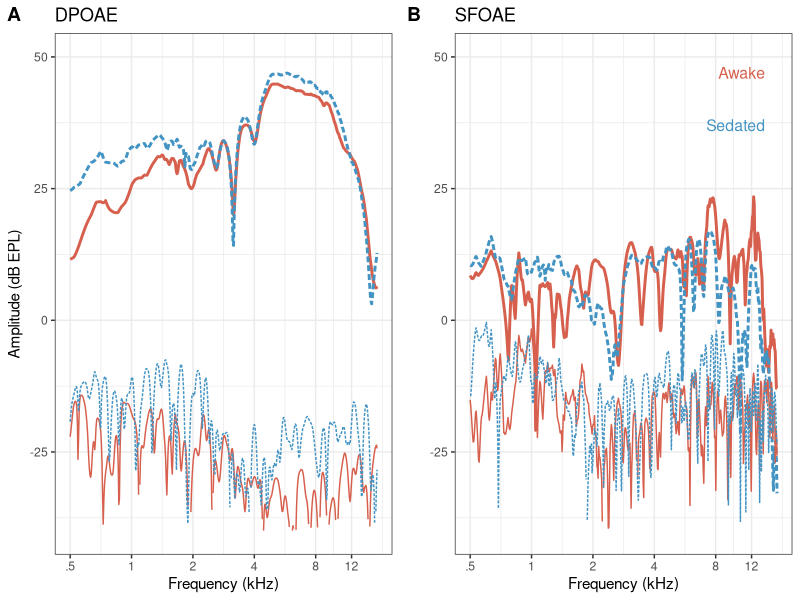
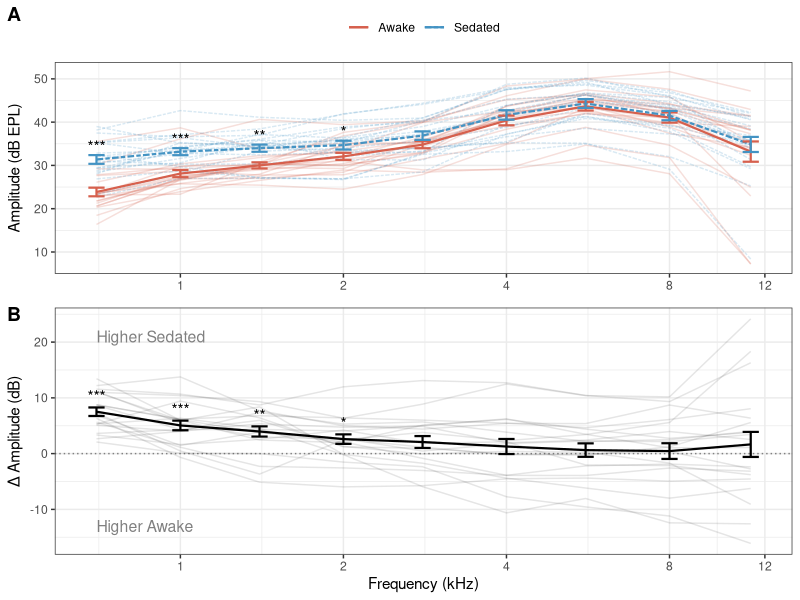
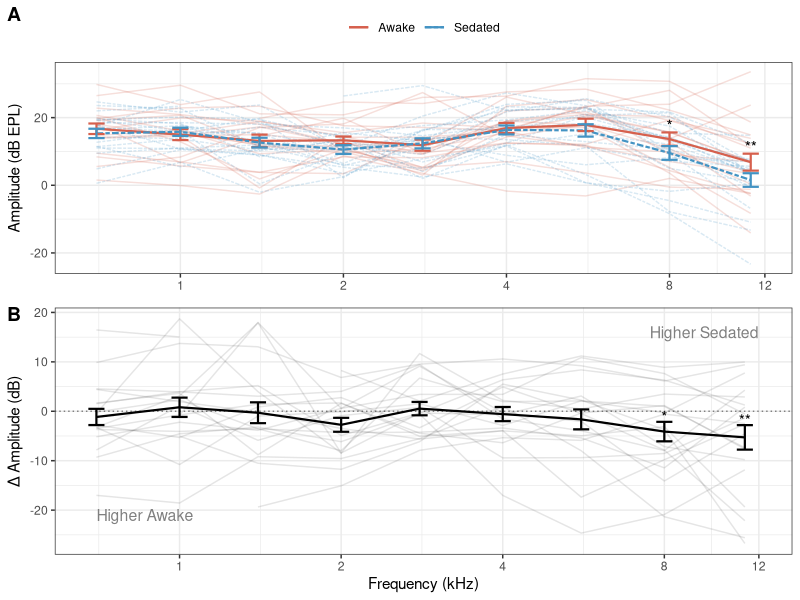
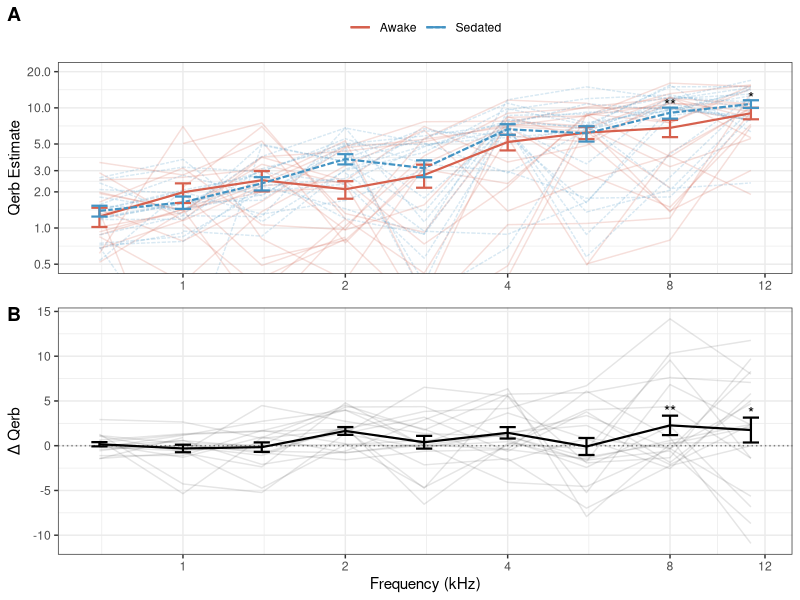
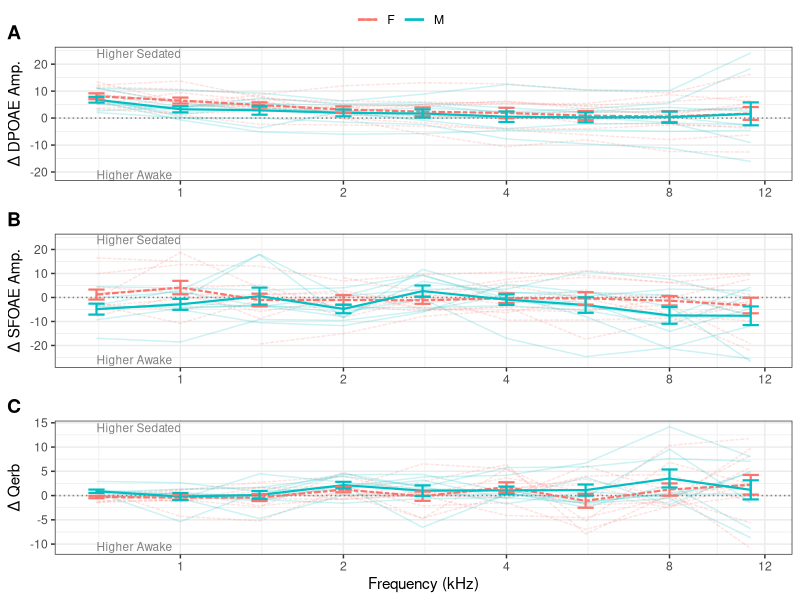
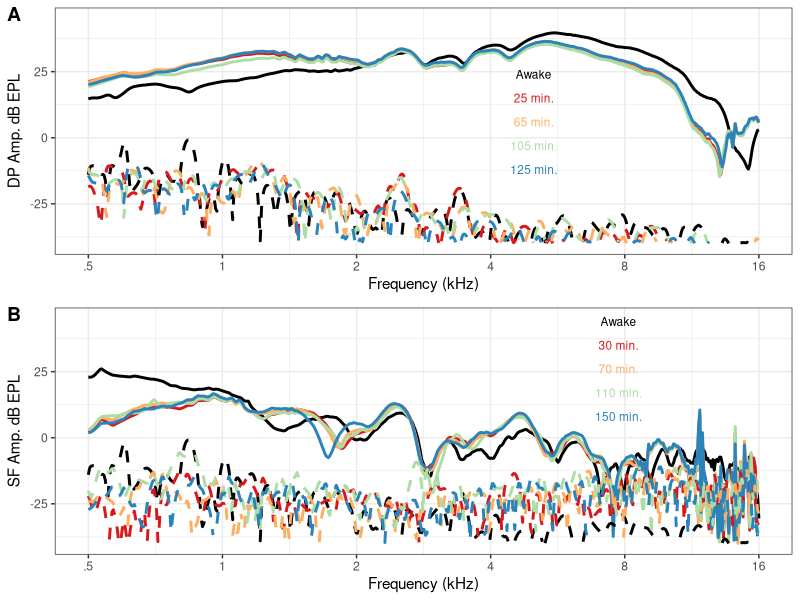
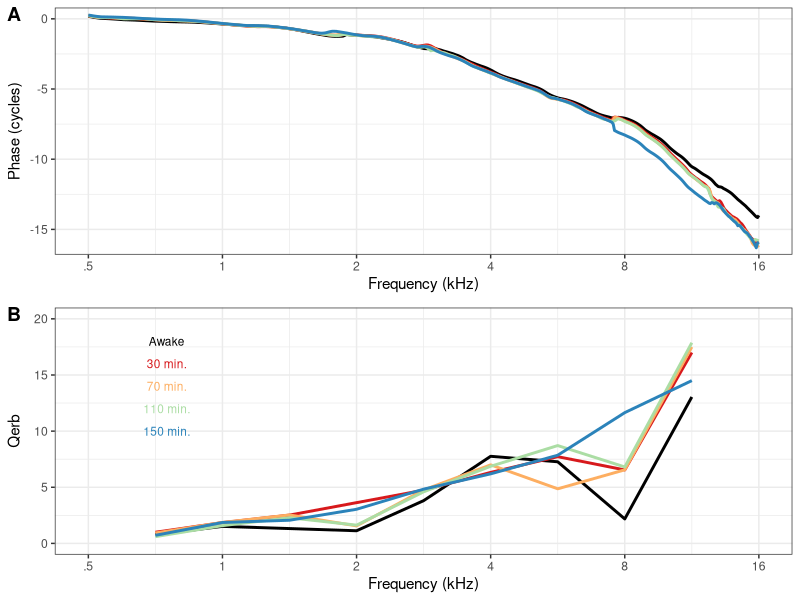
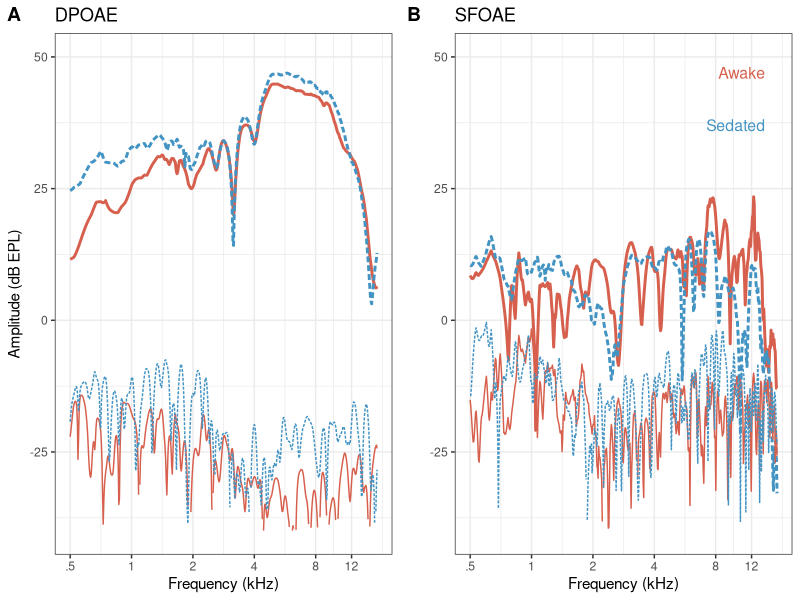

These charts were generated, in order, by the following R code:
# Code for Statistical analysis and Plots from 
# Hauser et al., 2026

# Load Packages -----------------------------------------------------------
library(tidyverse)
library(ggplot2)
library(lme4)
library(car)
library(emmeans)
library(ggpubr)

# Load Data ---------------------------------------------------------------
sfoae <- read_csv("sfoae_data.csv")
dpoae <- read_csv("dpoae_data.csv")
oae <- inner_join(sfoae, dpoae, by = c("Subject", "Sedated", "freq", "Sex"))

oneChin <- read_csv("./singleChin.csv")

info <- read_csv("./chin_info.csv")
info <- info %>% rename(Subject = subject) %>% select(Subject, est_age_months)

oae <- left_join(oae, info, by = "Subject")

# Set up data structure ---------------------------------------------------

oae$freqFactor <- as.ordered(as.factor(oae$freq))
oae$Sedated <- as.factor(oae$Sedated)
oae <- rename(oae, amp_sf = amp.x, amp_dp = amp.y)
oae$Sex <- as.factor(oae$Sex)
oae$Subject <- as.factor(oae$Subject)

# Stats -------------------------------------------------------------------

# Create linear models for each outcome variable
mod_dp <- lmer(amp_dp ~ freqFactor * Sedated + (1|Subject), data = oae)
mod_sf <- lmer(amp_sf ~ freqFactor * Sedated + (1|Subject), data = oae)
mod_qerb <- lmer(qerb ~ freqFactor * Sedated + (1|Subject), data = oae)

mod_dp2   <- lmer(amp_dp ~ freqFactor * Sedated + (1 + Sedated | Subject), data = oae)
mod_sf2   <- lmer(amp_sf ~ freqFactor * Sedated + (1 + Sedated | Subject), data = oae)
mod_qerb2   <- lmer(qerb ~ freqFactor * Sedated + (1 + Sedated | Subject), data = oae)

# ANVOAs for each 
Anova(mod_dp, test.statistic = 'F')
Anova(mod_sf, test.statistic = 'F')
Anova(mod_qerb, test.statistic = 'F')

# Frequency by Frequency comparisons
em_dp <- emmeans(mod_dp, ~  Sedated | freqFactor)
em_sf <- emmeans(mod_sf, ~  Sedated | freqFactor)
em_qerb <- emmeans(mod_qerb, ~  Sedated | freqFactor)

# Save stats into dataframe
stats_dp <- as.data.frame(pairs(em_dp, adjust = "none"))
stats_sf <- as.data.frame(pairs(em_sf, adjust = "none"))
stats_qerb <- as.data.frame(pairs(em_qerb, adjust = "none"))


# Conservative Models
mod_dp2   <- lmer(amp_dp ~ freqFactor * Sedated + (1 + Sedated | Subject), data = oae)

Anova(mod_dp2, test.statistic = 'F')
em_dp2 <- emmeans(mod_dp2, ~  Sedated | freqFactor)
stats_dp2 <- as.data.frame(pairs(em_dp2, adjust = "none"))

# Build significance labels -----------------------------------------------
make_pval_labels <- function(stats_df) {
  p <- stats_df$p.value
  stats_df %>%
    mutate(
      significance = case_when(
        p < 0.001 ~ "***",
        p < 0.01  ~ "**",
        p < 0.05  ~ "*",
        TRUE      ~ ""
      ),
      freq = as.numeric(as.character(freqFactor))
    )
}

pval_dp   <- make_pval_labels(stats_dp)
pval_sf   <- make_pval_labels(stats_sf)
pval_qerb <- make_pval_labels(stats_qerb)


# Plot Settings -----------------------------------------------------------

# plot settings
lw <- 1
col_sed <- '#4393c3'
col_awk <- '#d6604d'

# Figure 1: Single Chin ---------------------------------------------------

## Fig. 1A — DPOAE
oneChinDP <-
  ggplot(data = oneChin) +
  geom_line(aes(x = freq, y = A_dpOAE), linewidth = lw, color = col_awk) +
  geom_line(aes(x = freq, y = S_dpOAE), linewidth = lw, color = col_sed, linetype = '2121') +
  geom_line(aes(x = freq, y = A_dpNF),  linewidth = lw/2, color = col_awk, linetype = 'solid') +
  geom_line(aes(x = freq, y = S_dpNF),  linewidth = lw/2, color = col_sed, linetype = '2121') +
  xlab("Frequency (kHz)") +
  ylab("Amplitude (dB EPL)") +
  ylim(-40, 50) +
  ggtitle("DPOAE") +
  scale_x_continuous(trans = 'log10',
                     breaks = c(.5, 1, 2, 4, 8, 12),
                     labels = c(".5", "1", "2", "4", "8", "12")) +
  theme_bw() +
  theme(text = element_text(size = 11, family = "sans"),
        legend.position = "top", legend.title = element_blank())

## Fig. 1B — SFOAE
oneChinSF <-
  ggplot(data = oneChin) +
  geom_line(aes(x = freq, y = A_sfOAE), linewidth = lw, color = col_awk) +
  geom_line(aes(x = freq, y = S_sfOAE), linewidth = lw, color = col_sed, linetype = '2121') +
  geom_line(aes(x = freq, y = A_sfNF),  linewidth = lw/2, color = col_awk, linetype = 'solid') +
  geom_line(aes(x = freq, y = S_sfNF),  linewidth = lw/2, color = col_sed, linetype = '2121') +
  xlab("Frequency (kHz)") +
  ylab("Amplitude (dB EPL)") +
  ylim(-40, 50) +
  ggtitle("SFOAE") +
  scale_x_continuous(trans = 'log10',
                     breaks = c(.5, 1, 2, 4, 8, 12),
                     labels = c(".5", "1", "2", "4", "8", "12")) +
  annotate("text", x = 14, y = 47, label = "Awake",   size = 4, hjust = "right",
           color = col_awk, family = "sans") +
  annotate("text", x = 14, y = 37, label = "Sedated", size = 4, hjust = "right",
           color = col_sed, family = "sans") +
  theme_bw() +
  theme(text = element_text(size = 11, family = "sans"),
        legend.position = "top")

ggarrange(oneChinDP, oneChinSF + rremove("ylab"),
          labels = c("A", "B"),
          ncol = 2, nrow = 1,
          align = 'v',
          common.legend = TRUE)

## Print Figure
ggsave("./figs/fig1.tiff",
       plot = last_plot(),
       width = 170,
       height = 60,
       units = "mm",
       dpi = 600)

# Figure 2: DPOAE Awake vs Sedated -------------------------------------------------

## Summarize by condition and frequency
dp_sum <- oae %>%
  group_by(Sedated, freq) %>%
  summarise(avg = mean(amp_dp, na.rm = TRUE),
            std = sd(amp_dp,   na.rm = TRUE),
            n   = n(),
            sem = std / sqrt(n))

## Join significance labels
dp_sum <- left_join(dp_sum, pval_dp %>% select(freq, significance), by = "freq")

## Fig. 2A — raw amplitudes awake and sedated
Fig2a_DP <-
  ggplot(data = oae) +
  geom_line(linewidth = .5, alpha = .2,
            aes(x = freq, y = amp_dp, color = Sedated,
                group = interaction(Subject, Sedated), linetype = Sedated)) +
  geom_line(linewidth = .75, data = dp_sum,
            aes(x = freq, y = avg, color = Sedated, linetype = Sedated)) +
  geom_errorbar(data = dp_sum,
                aes(x = freq, ymax = avg + sem, ymin = avg - sem, color = Sedated),
                width = .03, linewidth = .75) +
  geom_text(data = dp_sum %>% filter(Sedated == "Sedated"),
            aes(x = freq, y = avg + sem + 2, label = significance),
            size = 4) +
  xlab("Frequency (kHz)") +
  ylab("Amplitude (dB EPL)") +
  scale_x_continuous(trans = 'log10',
                     breaks = c(.5, 1, 2, 4, 8, 12),
                     labels = c(".5", "1", "2", "4", "8", "12")) +
  scale_color_manual(name = "Status",
                     values = c("Awake" = col_awk, "Sedated" = col_sed),
                     labels = c("Awake", "Sedated")) +
  scale_linetype_manual(name = "Status",
                        values = c("Awake" = "solid", "Sedated" = "3121"),
                        labels = c("Awake", "Sedated")) +
  theme_bw() +
  theme(text = element_text(size = 11, family = "sans"),
        legend.position = "top", legend.title = element_blank())

## Compute sedation difference per subject
dp_diff <- oae %>%
  group_by(Subject, freq) %>%
  summarize(Difference = amp_dp[Sedated == "Sedated"] - amp_dp[Sedated == "Awake"])

dp_diff_sum <- dp_diff %>%
  group_by(freq) %>%
  summarise(avg = mean(Difference, na.rm = TRUE),
            std = sd(Difference,   na.rm = TRUE),
            n   = n(),
            sem = std / sqrt(n))

dp_diff_sum <- left_join(dp_diff_sum, pval_dp %>% select(freq, significance), by = "freq")

## Fig. 2B — sedation difference w/in subject
Fig2b_DP <-
  ggplot(data = dp_diff) +
  geom_hline(yintercept = 0, linetype = '1212', color = "#808080") +
  geom_line(linewidth = .5, alpha = .1,
            aes(x = freq, y = Difference, group = Subject)) +
  geom_line(linewidth = .75, data = dp_diff_sum, aes(x = freq, y = avg)) +
  geom_errorbar(data = dp_diff_sum,
                aes(x = freq, ymax = avg + sem, ymin = avg - sem),
                width = .03, linewidth = .75) +
  geom_text(data = dp_diff_sum,
            aes(x = freq, y = avg + sem + 2, label = significance),
            size = 4) +
  xlab("Frequency (kHz)") +
  ylab("\u0394 Amplitude (dB)") +
  scale_x_continuous(trans = 'log10',
                     breaks = c(.5, 1, 2, 4, 8, 12),
                     labels = c(".5", "1", "2", "4", "8", "12")) +
  annotate("text", x = .7, y =  21, label = "Higher Sedated", size = 4, hjust = "left",
           color = "#808080", family = "sans") +
  annotate("text", x = .7, y = -13, label = "Higher Awake",   size = 4, hjust = "left",
           color = "#808080", family = "sans") +
  theme_bw() +
  theme(text = element_text(size = 11, family = "sans"),
        legend.position = "top", legend.title = element_blank())

ggarrange(Fig2a_DP + rremove("xlab"), Fig2b_DP,
          labels = c("A", "B"),
          ncol = 1, nrow = 2,
          align = 'v',
          font.label = list(family = "sans"))

## Save Figure
ggsave("./figs/fig2.tiff",
       plot = last_plot(),
       width = 84,
       height = 100,
       units = "mm",
       dpi = 600)

# Figure 3: SFOAE Awake vs Sedated --------------------------------------------------------
sf_sum <- oae %>%
  group_by(Sedated, freq) %>%
  summarise(avg = mean(amp_sf, na.rm = TRUE),
            std = sd(amp_sf,   na.rm = TRUE),
            n   = n(),
            sem = std / sqrt(n))

sf_sum <- left_join(sf_sum, pval_sf %>% select(freq, significance), by = "freq")

## Fig. 3A — raw amplitudes awake and sedated
Fig2a_SF <-
  ggplot(data = oae) +
  geom_line(linewidth = .5, alpha = .2,
            aes(x = freq, y = amp_sf, color = Sedated,
                group = interaction(Subject, Sedated), linetype = Sedated)) +
  geom_line(linewidth = .75, data = sf_sum,
            aes(x = freq, y = avg, color = Sedated, linetype = Sedated)) +
  geom_errorbar(data = sf_sum,
                aes(x = freq, ymax = avg + sem, ymin = avg - sem, color = Sedated),
                width = .03, linewidth = .75) +
  geom_text(data = sf_sum %>% filter(Sedated == "Awake"),
            aes(x = freq, y = avg + sem + 2, label = significance),
            size = 4) +
  xlab("Frequency (kHz)") +
  ylab("Amplitude (dB EPL)") +
  scale_x_continuous(trans = 'log10',
                     breaks = c(.5, 1, 2, 4, 8, 12),
                     labels = c(".5", "1", "2", "4", "8", "12")) +
  scale_color_manual(name = "Status",
                     values = c("Awake" = col_awk, "Sedated" = col_sed),
                     labels = c("Awake", "Sedated")) +
  scale_linetype_manual(name = "Status",
                        values = c("Awake" = "solid", "Sedated" = "3121"),
                        labels = c("Awake", "Sedated")) +
  theme_bw() +
  theme(text = element_text(size = 11, family = "sans"),
        legend.position = "top", legend.title = element_blank())

## Compute sedation difference per subject
sf_diff <- oae %>%
  group_by(Subject, freq) %>%
  summarize(Difference = amp_sf[Sedated == "Sedated"] - amp_sf[Sedated == "Awake"])

sf_diff_sum <- sf_diff %>%
  group_by(freq) %>%
  summarise(avg = mean(Difference, na.rm = TRUE),
            std = sd(Difference,   na.rm = TRUE),
            n   = n(),
            sem = std / sqrt(n))

sf_diff_sum <- left_join(sf_diff_sum, pval_sf %>% select(freq, significance), by = "freq")

## Fig. 3B — sedation difference w/in subject
Fig2b_SF <-
  ggplot(data = sf_diff) +
  geom_hline(yintercept = 0, linetype = '1212', color = "#808080") +
  geom_line(linewidth = .5, alpha = .1,
            aes(x = freq, y = Difference, group = Subject)) +
  geom_line(linewidth = .75, data = sf_diff_sum, aes(x = freq, y = avg)) +
  geom_errorbar(data = sf_diff_sum,
                aes(x = freq, ymax = avg + sem, ymin = avg - sem),
                width = .03, linewidth = .75) +
  geom_text(data = sf_diff_sum,
            aes(x = freq, y = avg + sem + 1, label = significance),
            size = 4) +
  xlab("Frequency (kHz)") +
  ylab("\u0394 Amplitude (dB)") +
  scale_x_continuous(trans = 'log10',
                     breaks = c(.5, 1, 2, 4, 8, 12),
                     labels = c(".5", "1", "2", "4", "8", "12")) +
  annotate("text", x = 12, y =  16, label = "Higher Sedated", size = 4, hjust = "right",
           color = "#808080", family = "sans") +
  annotate("text", x = .7, y = -21, label = "Higher Awake",   size = 4, hjust = "left",
           color = "#808080", family = "sans") +
  theme_bw() +
  theme(text = element_text(size = 11, family = "sans"),
        legend.position = "top", legend.title = element_blank())

ggarrange(Fig2a_SF + rremove("xlab"), Fig2b_SF,
          labels = c("A", "B"),
          ncol = 1, nrow = 2,
          align = 'v',
          font.label = list(family = "sans"))

ggsave("./figs/fig3.tiff",
       plot = last_plot(),
       width = 84,
       height = 100,
       units = "mm",
       dpi = 600)

# Figure 4: Qerb --------------------------------------------------------------
qerb_sum <- oae %>%
  group_by(Sedated, freq) %>%
  summarise(avg = mean(qerb, na.rm = TRUE),
            std = sd(qerb,   na.rm = TRUE),
            n   = n(),
            sem = std / sqrt(n))

qerb_sum <- left_join(qerb_sum, pval_qerb %>% select(freq, significance), by = "freq")

## Fig. 4A — raw Qerb awake and sedated
Fig3a_Qerb <-
  ggplot(data = oae) +
  geom_line(linewidth = .5, alpha = .2,
            aes(x = freq, y = qerb, color = Sedated,
                group = interaction(Subject, Sedated), linetype = Sedated)) +
  geom_line(linewidth = .75, data = qerb_sum,
            aes(x = freq, y = avg, color = Sedated, linetype = Sedated)) +
  geom_errorbar(data = qerb_sum,
                aes(x = freq, ymax = avg + sem, ymin = avg - sem, color = Sedated),
                width = .03, linewidth = .75) +
  geom_text(data = qerb_sum %>% filter(Sedated == "Sedated"),
            aes(x = freq, y = avg + sem + .5, label = significance),
            size = 4) +
  xlab("Frequency (kHz)") +
  ylab("Qerb Estimate") +
  scale_x_continuous(trans = 'log10',
                     breaks = c(.5, 1, 2, 4, 8, 12),
                     labels = c(".5", "1", "2", "4", "8", "12")) +
  scale_y_continuous(trans = 'log10',
                     breaks = c(.5, 1, 2, 3, 5, 10, 20)) +
  coord_cartesian(ylim = c(.5, 20)) +
  scale_color_manual(name = "Status",
                     values = c("Awake" = col_awk, "Sedated" = col_sed),
                     labels = c("Awake", "Sedated")) +
  scale_linetype_manual(name = "Status",
                        values = c("Awake" = "solid", "Sedated" = "3121"),
                        labels = c("Awake", "Sedated")) +
  theme_bw() +
  theme(text = element_text(size = 11, family = "sans"),
        legend.position = "top", legend.title = element_blank())

## Compute sedation difference per subject
qerb_diff <- oae %>%
  group_by(Subject, freq) %>%
  summarize(Difference = qerb[Sedated == "Sedated"] - qerb[Sedated == "Awake"])

qerb_diff_sum <- qerb_diff %>%
  group_by(freq) %>%
  summarise(avg = mean(Difference, na.rm = TRUE),
            std = sd(Difference,   na.rm = TRUE),
            n   = n(),
            sem = std / sqrt(n))

qerb_diff_sum <- left_join(qerb_diff_sum, pval_qerb %>% select(freq, significance), by = "freq")

## Fig. 4B — sedation difference
Fig3b_Qerb <-
  ggplot(data = qerb_diff) +
  geom_hline(yintercept = 0, linetype = '1212', color = "#808080") +
  geom_line(linewidth = .5, alpha = .1,
            aes(x = freq, y = Difference, group = Subject)) +
  geom_line(linewidth = .75, data = qerb_diff_sum, aes(x = freq, y = avg)) +
  geom_errorbar(data = qerb_diff_sum,
                aes(x = freq, ymax = avg + sem, ymin = avg - sem),
                width = .03, linewidth = .75) +
  geom_text(data = qerb_diff_sum,
            aes(x = freq, y = avg + sem + .5, label = significance),
            size = 4) +
  xlab("Frequency (kHz)") +
  ylab("\u0394 Qerb") +
  scale_x_continuous(trans = 'log10',
                     breaks = c(.5, 1, 2, 4, 8, 12),
                     labels = c(".5", "1", "2", "4", "8", "12")) +
  theme_bw() +
  theme(text = element_text(size = 11, family = "sans"),
        legend.position = "top", legend.title = element_blank())

ggarrange(Fig3a_Qerb + rremove("xlab"), Fig3b_Qerb,
          labels = c("A", "B"),
          ncol = 1, nrow = 2,
          align = 'v',
          font.label = list(family = "sans"))

ggsave("./figs/fig4.tiff",
       plot = last_plot(),
       width = 84,
       height = 100,
       units = "mm",
       dpi = 600)

# Figure 5: Effect of Sex -----------------------------------------------------------
mod_dpS <- lmer(amp_dp ~ freqFactor * Sedated +  Sedated:Sex + Sex +  (1|Subject), data = oae)
mod_sfS<- lmer(amp_sf ~ freqFactor * Sedated  +  Sedated:Sex +Sex + (1|Subject), data = oae)
mod_qerbS <- lmer(qerb ~ freqFactor * Sedated  +  Sedated:Sex + Sex + (1|Subject), data = oae)

Anova(mod_dpS, test.statistic = 'F')
Anova(mod_sfS, test.statistic = 'F')
Anova(mod_qerbS, test.statistic = 'F')
## DPOAE sex difference
dp_sex_diff <- oae %>%
  group_by(Subject, freq, Sex) %>%
  summarize(Difference = amp_dp[Sedated == "Sedated"] - amp_dp[Sedated == "Awake"])
dp_sex_diff$freq <- as.numeric(as.character(dp_sex_diff$freq))

dp_sex_diff_sum <- dp_sex_diff %>%
  group_by(freq, Sex) %>%
  summarise(avg = mean(Difference, na.rm = TRUE),
            std = sd(Difference,   na.rm = TRUE),
            n   = n(),
            sem = std / sqrt(n))

Fig5a <-
  ggplot(data = dp_sex_diff) +
  geom_hline(yintercept = 0, linetype = '1212', color = "#808080") +
  geom_line(linewidth = .5, alpha = .2,
            aes(x = freq, y = Difference, group = Subject, color = Sex, linetype = Sex)) +
  geom_line(linewidth = .75, data = dp_sex_diff_sum,
            aes(x = freq, y = avg, color = Sex, linetype = Sex)) +
  geom_errorbar(data = dp_sex_diff_sum,
                aes(x = freq, ymax = avg + sem, ymin = avg - sem, color = Sex),
                width = .03, linewidth = .75) +
  scale_linetype_manual(values = c("M" = "solid", "F" = '3121')) +
  scale_x_continuous(trans = 'log10',
                     breaks = c(.5, 1, 2, 4, 8, 12),
                     labels = c(".5", "1", "2", "4", "8", "12")) +
  xlab("") +
  ylab("\u0394 DPOAE Amp.") +
  annotate("text", x = .7, y =  24, label = "Higher Sedated", size = 3, hjust = "left",
           color = "#808080", family = "sans") +
  annotate("text", x = .7, y = -21, label = "Higher Awake",   size = 3, hjust = "left",
           color = "#808080", family = "sans") +
  theme_bw() +
  theme(text = element_text(size = 11, family = "sans"),
        legend.position = "top", legend.title = element_blank())

## SFOAE sex difference
sf_sex_diff <- oae %>%
  group_by(Subject, freq, Sex) %>%
  summarize(Difference = amp_sf[Sedated == "Sedated"] - amp_sf[Sedated == "Awake"])
sf_sex_diff$freq <- as.numeric(as.character(sf_sex_diff$freq))

sf_sex_diff_sum <- sf_sex_diff %>%
  group_by(freq, Sex) %>%
  summarise(avg = mean(Difference, na.rm = TRUE),
            std = sd(Difference,   na.rm = TRUE),
            n   = n(),
            sem = std / sqrt(n))

Fig5b <-
  ggplot(data = sf_sex_diff) +
  geom_hline(yintercept = 0, linetype = '1212', color = "#808080") +
  geom_line(linewidth = .5, alpha = .2,
            aes(x = freq, y = Difference, group = Subject, color = Sex, linetype = Sex)) +
  geom_line(linewidth = .75, data = sf_sex_diff_sum,
            aes(x = freq, y = avg, color = Sex, linetype = Sex)) +
  geom_errorbar(data = sf_sex_diff_sum,
                aes(x = freq, ymax = avg + sem, ymin = avg - sem, color = Sex),
                width = .03, linewidth = .75) +
  scale_linetype_manual(values = c("M" = "solid", "F" = '3121')) +
  scale_x_continuous(trans = 'log10',
                     breaks = c(.5, 1, 2, 4, 8, 12),
                     labels = c(".5", "1", "2", "4", "8", "12")) +
  xlab("") +
  ylab("\u0394 SFOAE Amp.") +
  annotate("text", x = .7, y =  24, label = "Higher Sedated", size = 3, hjust = "left",
           color = "#808080", family = "sans") +
  annotate("text", x = .7, y = -26, label = "Higher Awake",   size = 3, hjust = "left",
           color = "#808080", family = "sans") +
  theme_bw() +
  theme(text = element_text(size = 11, family = "sans"),
        legend.position = "top", legend.title = element_blank())

## Qerb sex difference
qerb_sex_diff <- oae %>%
  group_by(Subject, freq, Sex) %>%
  summarize(Difference = qerb[Sedated == "Sedated"] - qerb[Sedated == "Awake"])
qerb_sex_diff$freq <- as.numeric(as.character(qerb_sex_diff$freq))

qerb_sex_diff_sum <- qerb_sex_diff %>%
  group_by(freq, Sex) %>%
  summarise(avg = mean(Difference, na.rm = TRUE),
            std = sd(Difference,   na.rm = TRUE),
            n   = n(),
            sem = std / sqrt(n))

Fig5c <-
  ggplot(data = qerb_sex_diff) +
  geom_hline(yintercept = 0, linetype = '1212', color = "#808080") +
  geom_line(linewidth = .5, alpha = .2,
            aes(x = freq, y = Difference, group = Subject, color = Sex, linetype = Sex)) +
  geom_line(linewidth = .75, data = qerb_sex_diff_sum,
            aes(x = freq, y = avg, color = Sex, linetype = Sex)) +
  geom_errorbar(data = qerb_sex_diff_sum,
                aes(x = freq, ymax = avg + sem, ymin = avg - sem, color = Sex),
                width = .03, linewidth = .75) +
  scale_linetype_manual(values = c("M" = "solid", "F" = '3121')) +
  scale_x_continuous(trans = 'log10',
                     breaks = c(.5, 1, 2, 4, 8, 12),
                     labels = c(".5", "1", "2", "4", "8", "12")) +
  xlab("Frequency (kHz)") +
  ylab("\u0394 Qerb") +
  annotate("text", x = .7, y =  14,   label = "Higher Sedated", size = 3, hjust = "left",
           color = "#808080", family = "sans") +
  annotate("text", x = .7, y = -10.5, label = "Higher Awake",   size = 3, hjust = "left",
           color = "#808080", family = "sans") +
  theme_bw() +
  theme(text = element_text(size = 11, family = "sans"),
        legend.position = "top", legend.title = element_blank())

ggarrange(Fig5a, Fig5b, Fig5c,
          labels = c("A", "B", "C"),
          vjust = 0,
          ncol = 1, nrow = 3,
          common.legend = TRUE,
          legend = "top",
          font.label = list(family = "sans"))


ggsave("./figs/fig5.tiff",
       plot = last_plot(),
       width = 84,
       height = 150,
       units = "mm",
       dpi = 600)



# Figure 6: Time Under Sedation -------------------------------------------
Q443 <- read_csv("./Q443_TimePoints.csv")
Q443_Q <- read_csv("./Q443_Qerb_TimePoints.csv")

lw <- 1
col_sed_time <- c('#d7191c', '#fdae61', '#abdda4', '#2b83ba')
lt <- 'dashed'
sz <- 3

DP443 <-ggplot(data = Q443) + 
  geom_line(aes(x = freq, y = Awake_DP), linewidth = lw) + 
  geom_line(aes(x = freq, y = Sed_DP_11.36), linewidth = lw, color = col_sed_time[1]) + 
  geom_line(aes(x = freq, y = Sed_DP_12.15), linewidth = lw, color = col_sed_time[2]) +
  geom_line(aes(x = freq, y = Sed_DP_12.53), linewidth = lw, color = col_sed_time[3]) +
  geom_line(aes(x = freq, y = Sed_DP_13.13), linewidth = lw, color = col_sed_time[4]) +
  geom_line(aes(x = freq, y = Awake_NFd), linewidth = lw, linetype = lt) + 
  geom_line(aes(x = freq, y = Sed_NF_11.36), linewidth = lw, color = col_sed_time[1], linetype = lt) +
  geom_line(aes(x = freq, y = Sed_NF_12.15), linewidth = lw, color = col_sed_time[2], linetype = lt) +
  geom_line(aes(x = freq, y = Sed_NF_12.53), linewidth = lw, color = col_sed_time[3], linetype = lt) +
  geom_line(aes(x = freq, y = Sed_NF_13.13), linewidth = lw, color = col_sed_time[4], linetype = lt) +
  
  annotate("text", x = 5, y = 24, label = "Awake", color = "black", hjust = "center", family = "sans", size = sz) + 
  annotate("text", x = 5, y = 15, label = "25 min.", color = col_sed_time[1], hjust = "center", family = "sans", size = sz) + 
  annotate("text", x = 5, y = 6, label = "65 min.", color = col_sed_time[2], hjust = "center", family = "sans", size = sz) + 
  annotate("text", x = 5, y = -3, label = "105 min.", color = col_sed_time[3], hjust = "center", family = "sans", size = sz) + 
  annotate("text", x = 5, y = -12, label = "125 min.", color = col_sed_time[4], hjust = "center", family = "sans", size = sz) + 
  
  xlab("Frequency (kHz)") + 
  ylab("DP Amp. dB EPL") +
  ylim(-40, 45) +
  scale_x_continuous(trans = 'log10', 
                     breaks = c( .5, 1, 2, 4, 8, 16),  
                     labels = c(".5", "1", "2", "4", "8", "16")) +  
  theme_bw() + 
  theme(text = element_text(size = 11, family = "sans"), 
        legend.position = "top", legend.title = element_blank()) 


SF443 <- ggplot(data = Q443) + 
  geom_line(aes(x = freq, y = Awake_SF), linewidth = lw) + 
  geom_line(aes(x = freq, y = Sed_SF_11.43), linewidth = lw, color = col_sed_time[1]) + 
  geom_line(aes(x = freq, y = Sed_SF_12.23), linewidth = lw, color = col_sed_time[2]) +
  geom_line(aes(x = freq, y = Sed_SF_13.02), linewidth = lw, color = col_sed_time[3]) +
  geom_line(aes(x = freq, y = Sed_SF_13.39), linewidth = lw, color = col_sed_time[4]) +
  geom_line(aes(x = freq, y = Awake_NFd), linewidth = lw, linetype = lt) + 
  geom_line(aes(x = freq, y = Sed_NF_11.43), linewidth = lw, color = col_sed_time[1], linetype = lt) +
  geom_line(aes(x = freq, y = Sed_NF_12.23), linewidth = lw, color = col_sed_time[2], linetype = lt) +
  geom_line(aes(x = freq, y = Sed_NF_13.02), linewidth = lw, color = col_sed_time[3], linetype = lt) +
  geom_line(aes(x = freq, y = Sed_NF_13.39), linewidth = lw, color = col_sed_time[4], linetype = lt) +
  
  annotate("text", x = 7.75, y = 44, label = "Awake", color = "black", hjust = "center", family = "sans", size = sz) + 
  annotate("text", x = 7.75, y = 35, label = "30 min.", color = col_sed_time[1], hjust = "center", family = "sans", size = sz) + 
  annotate("text", x = 7.75, y = 26, label = "70 min.", color = col_sed_time[2], hjust = "center", family = "sans", size = sz) + 
  annotate("text", x = 7.75, y = 17, label = "110 min.", color = col_sed_time[3], hjust = "center", family = "sans", size = sz) + 
  annotate("text", x = 7.75, y = 8, label = "150 min.", color = col_sed_time[4], hjust = "center", family = "sans", size = sz) + 
  
  xlab("Frequency (kHz)") + 
  ylab("SF Amp. dB EPL") +
  ylim(-40, 45) +
  scale_x_continuous(trans = 'log10', 
                     breaks = c( .5, 1, 2, 4, 8, 16),  
                     labels = c(".5", "1", "2", "4", "8", "16")) +  
  theme_bw() + 
  theme(text = element_text(size = 11, family = "sans"), 
        legend.position = "top", legend.title = element_blank()) 

ggarrange(DP443, SF443, 
                     ncol = 1, nrow = 2, 
                     labels = c("A", "B"),
                     font.label = list(family = "sans"))

ggsave("./figs/fig6.tiff",
       plot = last_plot(),
       width = 84,
       height = 100,
       units = "mm",
       dpi = 600)


phase443 <- ggplot(data = Q443) + 
  geom_line(aes(x = freq, y = Awake_phase), linewidth = lw) + 
  geom_line(aes(x = freq, y = Sed_phase_11.43), linewidth = lw, color = col_sed_time[1]) + 
  geom_line(aes(x = freq, y = Sed_phase_12.23), linewidth = lw, color = col_sed_time[2]) +
  geom_line(aes(x = freq, y = Sed_phase_13.02), linewidth = lw, color = col_sed_time[3]) +
  geom_line(aes(x = freq, y = Sed_phase_13.39), linewidth = lw, color = col_sed_time[4]) +
  xlab("Frequency (kHz)") + 
  ylab("Phase (cycles)") +
  coord_cartesian( ylim = c(-16, 0) )+
  scale_x_continuous(trans = 'log10', 
                     breaks = c( .5, 1, 2, 4, 8, 16),  
                     labels = c(".5", "1", "2", "4", "8", "16")) +  
  theme_bw() + 
  theme(text = element_text(size = 11, family = "sans"), 
        legend.position = "top", legend.title = element_blank()) 

Qfig443 <- ggplot(data = Q443_Q) + 
  geom_line(aes(x = freq, y = Awake_Q), linewidth = lw) + 
  geom_line(aes(x = freq, y = Sed_Q_11.43), linewidth = lw, color = col_sed_time[1]) + 
  geom_line(aes(x = freq, y = Sed_Q_12.23), linewidth = lw, color = col_sed_time[2]) +
  geom_line(aes(x = freq, y = Sed_Q_13.02), linewidth = lw, color = col_sed_time[3]) +
  geom_line(aes(x = freq, y = Sed_Q_13.39), linewidth = lw, color = col_sed_time[4]) +
  #geom_point(aes(x = freq, y = Awake_Q),  shape = 4, size = 2) + 
  #geom_point(aes(x = freq, y = Sed_Q_11.43), color = col_sed[1], shape = 16, size = 2) + 
  #geom_point(aes(x = freq, y = Sed_Q_12.23), color = col_sed[2], shape = 17, size = 2) +
  #geom_point(aes(x = freq, y = Sed_Q_13.02),  color = col_sed[3], shape = 18, size = 2) +
  #geom_point(aes(x = freq, y = Sed_Q_13.39), color = col_sed[4], shape = 15, size = 2) +
  xlab("Frequency (kHz)") + 
  ylab("Qerb") +
  ylim(0, 20) +
  coord_cartesian(xlim = c(.5,16)) +
  scale_x_continuous(trans = 'log10', 
                     breaks = c( .5, 1, 2, 4, 8, 16),  
                     labels = c(".5", "1", "2", "4", "8", "16")) +  
  annotate("text", x = .75, y = 18, label = "Awake", color = "black", hjust = "center", family = "sans", size = sz) + 
  annotate("text", x = .75, y = 16, label = "30 min.", color = col_sed_time[1], hjust = "center", family = "sans", size = sz) + 
  annotate("text", x = .75, y = 14, label = "70 min.", color = col_sed_time[2], hjust = "center", family = "sans", size = sz) + 
  annotate("text", x = .75, y = 12, label = "110 min.", color = col_sed_time[3], hjust = "center", family = "sans", size = sz) + 
  annotate("text", x = .75, y = 10, label = "150 min.", color = col_sed_time[4], hjust = "center", family = "sans", size = sz) + 
  theme_bw() + 
  theme(text = element_text(size = 11, family = "sans"), 
        legend.position = "top", legend.title = element_blank()) 


ggarrange(phase443, Qfig443, 
          labels = c("A", "B"),
          ncol = 1, 
          nrow = 2, 
          align = "hv", 
          font.label = list(family = "sans"))

ggsave("./figs/ESM3.tiff",
       plot = last_plot(),
       width = 84,
       height = 100,
       units = "mm",
       dpi = 600)
